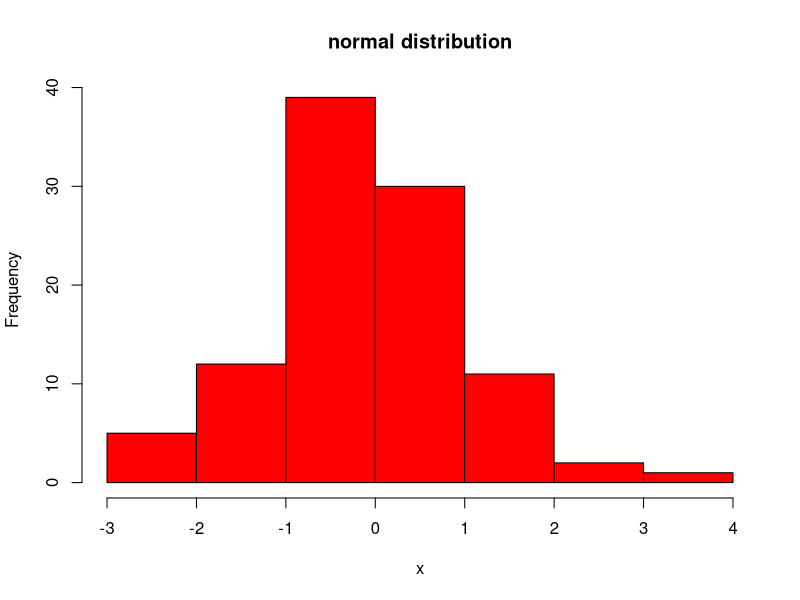
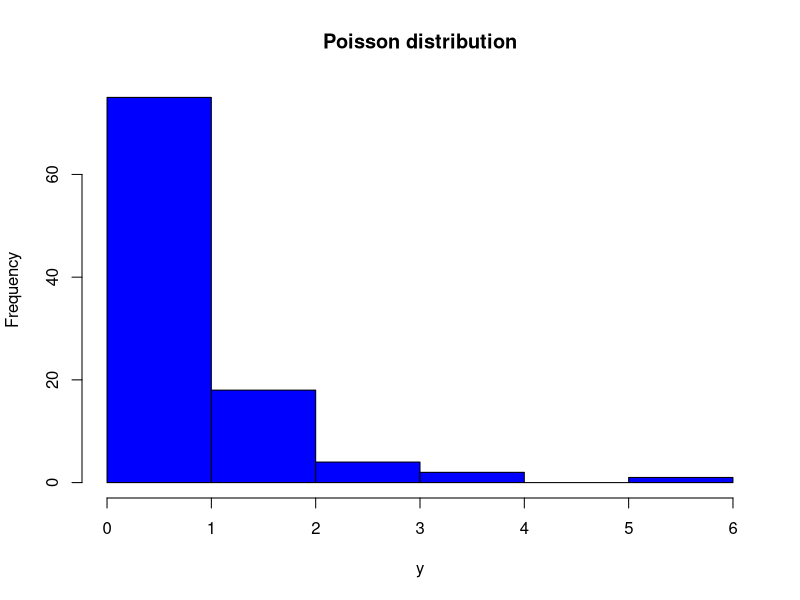
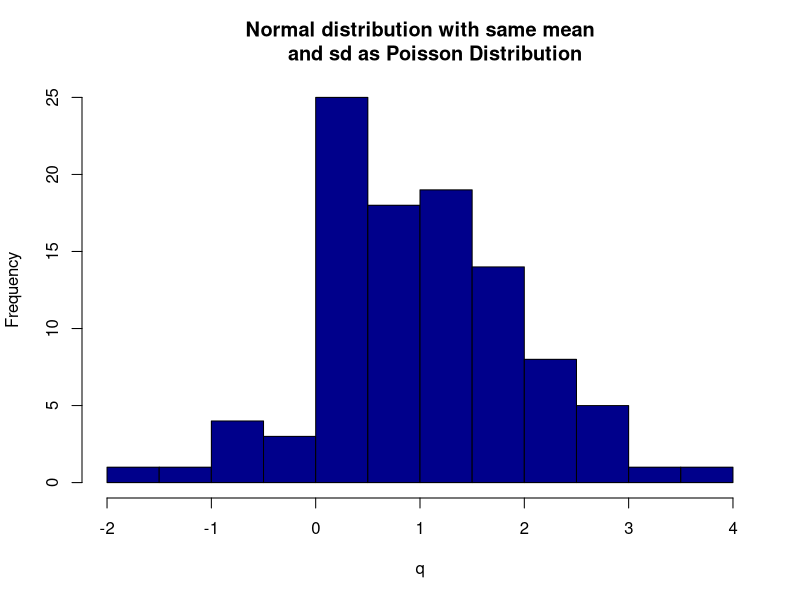
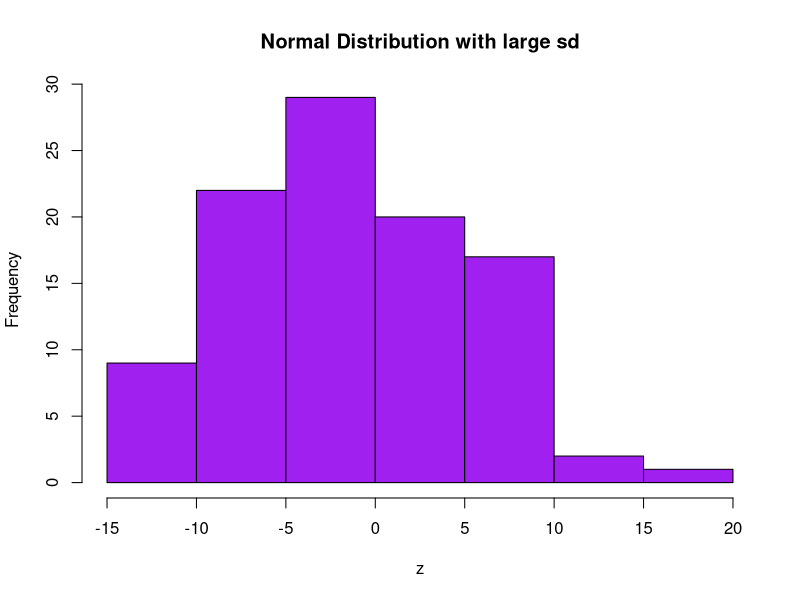
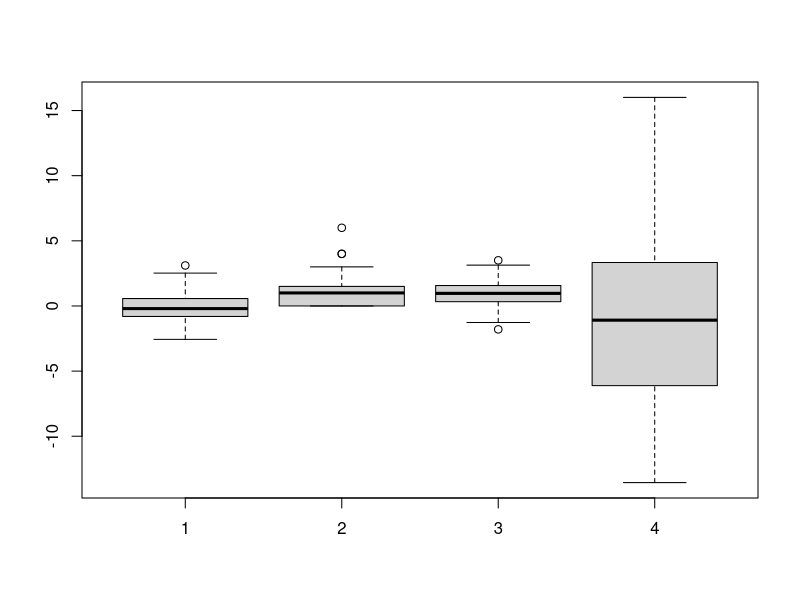
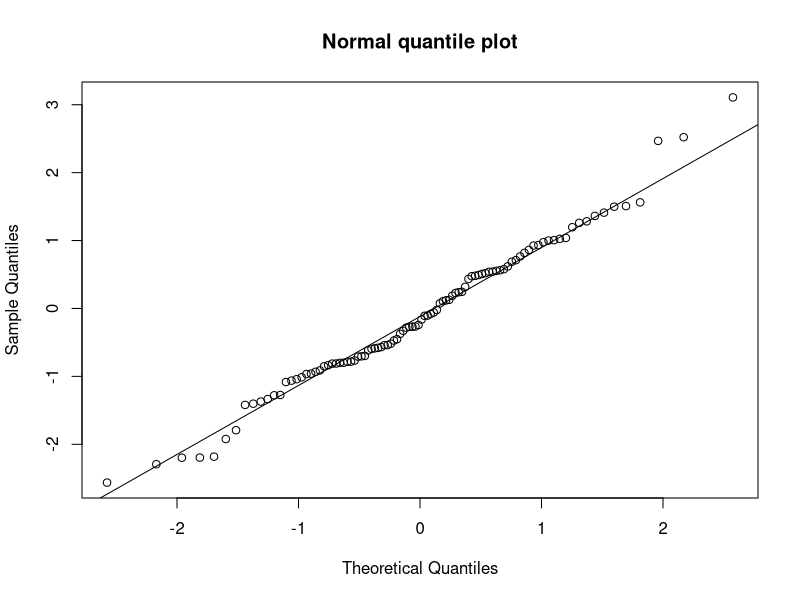
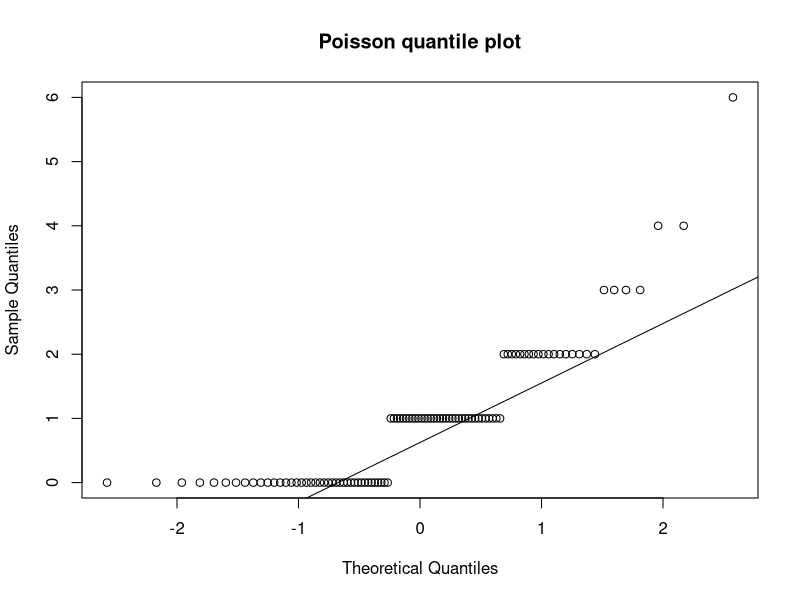
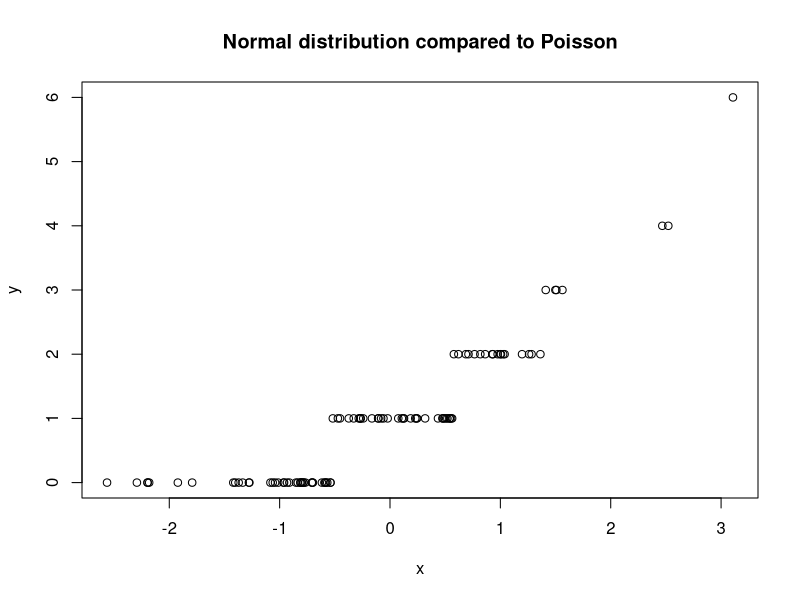

The R script that drew these images, in order:
## ---- chunk 1
# normally distr
x<-rnorm(100,0,1)
# poisson distr
y<-rpois(100,1)
# normal distribution with same paramters as poisson distribution: mean =1, variance =1
q<-rnorm(100,1,1)
# second variable that is normally distributed but has a very different variance
# that the variable x
z<-rnorm(100,0,6)
#visual assessments
hist(x,main="normal distribution",col="Red")
hist(y,main="Poisson distribution",col="Blue")
hist(q, main="Normal distribution with same mean
     and sd as Poisson Distribution", col="Dark Blue")
hist(z,main="Normal Distribution with large sd",col="Purple")
boxplot(x,y,q,z)
qqnorm(x,main="Normal quantile plot")
qqline(x)
qqnorm(y,main="Poisson quantile plot")
qqline(y)
# -------------------
# I mentioned last time that instead of qqnorm, you can compare two distributions directly by using qqplot() function. In the following cases, there are three comparisons: 
#1. Normal to Poisson distribution centered on same mean
qqplot(x,y, main= "Normal distribution compared to Poisson")
#2. Normal distribution, mean =0  to Normal Distribution, mean =1 sd the same 
qqplot(x,q, main = "Normal distribution with mean =0 compared to \n Normal distribution with mean =1 but same stand dev")
#3. Normal distribution, mean =0, sd=1 compared to Normal Distribution with mean=0 sd=6
qqplot(x,z,main = "Two Normal distributions who both have \n mean =0 but vastly different stand dev")
# you can see from this last plot that qqplot doesn't warn us about when 
# the variances aren't equal!! 
## ---- chunk 2
# are these variables normally distributed? Let's hope x,q and z are and 
# that y is not since they were defined that way in the R cell above.
shapiro.test(x)
# this should not be normally distributed since it simulated from a POISSON distribution!
shapiro.test(y)
shapiro.test(q)
shapiro.test(z)
## ---- chunk 3
# let's have a look at the standard deviations of the four previously manufactored distributions:
sd(x)
sd(y)
sd(q)
sd(z)
# for fun, I have played with the conf.level and changed it from it's
# default of 0.95 to 0.99. 
# You will notice that you are now providing TWO arguments in the var.test 
# function since you are comparing the variances of TWO samples. I have
# compared x and y, x and z and x and q below:  
x_y_f_test<-var.test(x,y,conf.level = 0.99)
x_y_f_test
var.test(x,z,conf.level = 0.99)
var.test(x,q,conf.level=0.99)
## ---- chunk 4
# let's compare what happens when we use welch's approx t test, since 
# variances are different to what results from just using a regular t-test
# and the z distribution has a variance that is 6 times the variance
# of the x distribution. 
welch_t<-t.test(x,z)
non_welch_t<-t.test(x,z,var.equal = TRUE)
# call them! ESPECIALLY LOOK AT THE DEGREES OF FREEDOM!!
welch_t
non_welch_t
# Now let's see what happens when we compare two distributions that have
# similar shapes and similar variances: x and q
welch_t_x_q<-t.test(x,q)
non_welch_t_x_q<-t.test(x,q,var.equal = TRUE)
welch_t_x_q
non_welch_t_x_q
# let's see how significant the test is between two completely different
# distributions which have the same mean (1) and sd (1). 
# Variable q (normal distribution) and variable y (poisson distribution)  
diff_distr<-t.test(q,y)
diff_distr
# pretty robust even though the distributions are different, eh? 
# Althought the distributions aren't actually hugely different: 
par(mfrow=c(1,2))
plot(density(q), main="Normal distr mean =1 and sd=1")
plot(density(y), main="Poisson dist lambda=mean=variance=1")
## ---- chunk 5
#log transformation; log()
transformed_normal<-log(x)
transformed_normal
#let's see visually if this has helped at all.Note that it should still be
# pretty normally distributed because the variable x is normally distributed 
qqnorm(transformed_normal)
qqline(transformed_normal)
# do the same thing but with the Poisson distributed variable y
transformed_poisson<-log(y)
transformed_poisson
# Oh. Wait - why isn't this working? Let's remember what happens when you take a log(0)...
y
# ah... so transformation won't work with certain distributions....
# I have hashed the following out. Why don't you think they work? 
#qqnorm(transformed_poisson)
#qqline(transformed_poisson)
## ---- chunk 6
# Mann Whitney test is performed which is the non-parametric alternative 
# to the two sample t test
wilcox.test(x,z,paired=FALSE)
#compare the normal and the poisson distributed variables which have 
# different means so Ho should be rejected!@
wilcox.test(x,y)
# non-parametric alternative,wilcoxon signed rank test, to paired t test
wilcox.test(x,z,paired=TRUE)
## ---- chunk 7
runs<-100000
# page A converted 20 individuals and 100 did not convert after exposure to page type A
a.samples<-rbeta(runs,20,100)
# page b 38 converted and 110 did not convert
b.samples<-rbeta(runs,38,110)
# we want to know the difference between A and B in convincing people to sign
# up but this difference isn't normally distributed.This would be equivalent 
# to a one sided t-test where Ho: a-b=0 and Ha: a>b
mc.p.value<-sum(a.samples>b.samples)/runs
mc.p.value
# let's see what this looks like
hist(b.samples/a.samples)
## ---- chunk 8
t.test(a.samples, b.samples,var.equal=TRUE, alternative="greater")
## ---- chunk 9
# load packages
library(knitr)
library(tidyverse)
library(survival)
library(survminer)
# Now that we have loaded these libraries, we can set output options <---- this is useful!
opts_chunk$set(fig.width = 5, fig.height = 4)
opts_knit$set(warning = FALSE,message = FALSE)

## ---- chunk 10
#using graphing that we have already seen, let's do a quick histogram. 
hist(lung$time, xlab="Length of Survival Time", main="Histogram of Survial Time \n in Lung cancer Patients")

# now for something much fancier (that uses ggplot2, just because...)
ggplot(lung, aes(x = time, fill = factor(status))) +
  geom_histogram(bins = 25, alpha = 0.6, position = "identity") +
  scale_fill_manual(values = c("blue", "red"), labels = c("Censored", "Dead")) +
  labs(x = "Days",y = "Count")
## ---- chunk 11
Surv(lung$time, lung$status)[1:10]
# we can also peek at the columns in the lung dataset. You can confirm that the censored
# data appears in the dataframe... since the time column is adjacent to the status column
# THIS IS ALMOST ALWAYS A GOOD PLACE TO START YOUR ANALYSIS!
lung[1:10,]
## ---- chunk 12
# we fit the survival curve for the entire 'Surv' object that we created in the R chunk
# above and we will fit it on x="1". WHY DO YOU USE 1? This is the convention for 
# finding the expected survival for the entire group and not a subset. 
f1 <- survfit(Surv(time, status) ~ 1, data = lung)
#peek at the names/columns in this object --- we'll do this quite a bit when we discuss ANOVA and correlation/regression
f1
# we can see that we have 228 patients being tracked (originally) and 165 individuals were followed for the entire length of the study (63 individuals were censored). 
# we can also see that we have 310 days of median survival for the uncensored individuals and even the upper and lower bounds on the confidence interval!
print("--------------------Now let's use names() function-------------------------------")
names(f1)
print("-----------------Now let's use summary() function-------------------------------")
#summary(f1)
## ---- chunk 13
plot(survfit(Surv(time, status) ~ 1, data = lung), 
     xlab = "Days", 
     ylab = "Overall survival probability")
## ---- chunk 14
ggsurvplot(
    fit = survfit(Surv(time, status) ~ 1, data = lung), 
    xlab = "Days", 
    ylab = "Overall survival probability",col="Blue")
## ---- chunk 15
summary(survfit(Surv(time, status) ~ 1, data = lung), times = 365.25)
## ---- chunk 16
summary(f1)$table["median"]
# calling it in the following way will also give you CI around the median and remind you 
# how many individuals are left, in this case 165 individuals are left in the study at
# 310 days. 
survfit(Surv(time, status) ~ 1, data = lung)
## ---- chunk 17
plot_main <- 
  ggsurvplot(data = lung, fit = f1,
    xlab = "Months",
    legend = "none",
    xscale = 30.4,
    break.x.by = 182.4, 
    risk.table = TRUE,
    risk.table.y.text = FALSE)
plot1 <- plot_main
plot1$plot <- plot1$plot + 
  geom_segment(x = 365.25, xend = 365.25, y = -0.05, yend = 0.4092416, 
               size = 1.5) +
  geom_segment(x = 365.25, xend = -40, y = 0.4092416, yend = 0.4092416,
               size = 1.5, 
               arrow = arrow(length = unit(0.2, "inches")))+
  geom_segment(x = 310, xend = 310, y = 0.5, yend = -0.03, size = 1.5, 
               arrow = arrow(length = unit(0.2, "inches")),colour="Blue")
plot1
## ---- chunk 18
sex_diff_surv<-survdiff(Surv(time, status) ~ sex, data = lung)
#remember males=1 and females =2
sex_diff_surv
## ---- chunk 19
plot(survfit(Surv(time,status) ~ sex, data=lung), main = "Plot of Survival Curves by sex", xlab = "Length of Survival",ylab="Proportion of Individuals who have Survived",col=c("blue","red"))
legend("topright", legend=c("men", "women"),fill=c("blue","red"),bty="n")
## ---- chunk 20
fakedata2 <- lung %>% 
  mutate(time = ifelse(status == 2, time, 1022), 
         group = "No censoring") %>% 
  full_join(mutate(lung, group = "With censoring"))
fit3 <- survfit(Surv(time, status) ~ group, data = fakedata2)
ggsurvplot(
  data = fakedata2, 
  fit = fit3,
  xlab = "Months",
  legend = "bottom",
  legend.title = "",
  legend.labs = c("No censoring", "With censoring"),
  xscale = 30.4,
  break.x.by = 182.4, 
  risk.table = TRUE,
  risk.table.y.text = FALSE)
